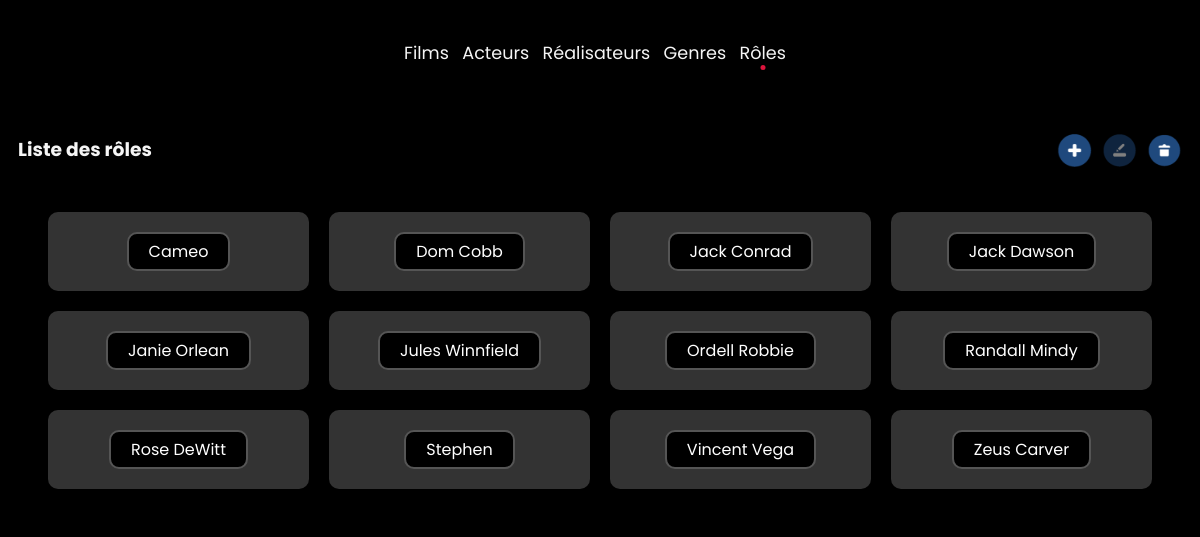
Page /index.php?action=listRoles on the earlier database version.
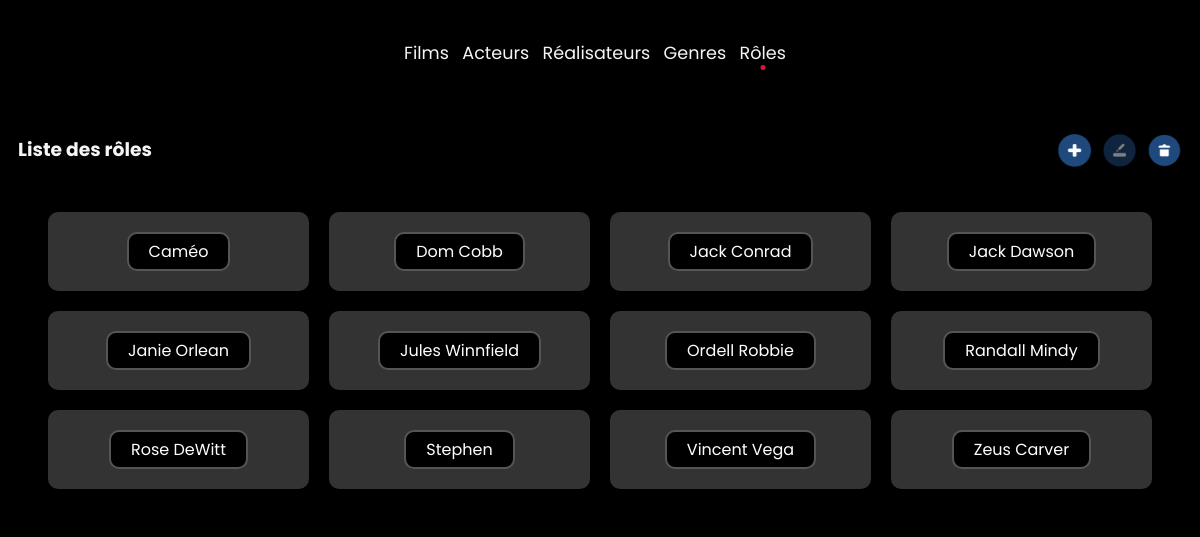
Same page on the later database version.
### tables this page shows
CREATE TABLE IF NOT EXISTS Role (
    id_role INT AUTO_INCREMENT PRIMARY KEY,
    personnage VARCHAR(30)
);

### controllers/RoleController.php (called while the page is built, shortened)
<?php
class RoleController
{
    function getlist(): \PDOStatement
    {
        $pdo = Connect::Connection();
        $roles = $pdo->query("
        SELECT id_role, personnage
        FROM role
        ORDER BY personnage ASC
        ");
        return $roles;
    }
    public function listRoles()
    {
        $this->toView($this->getlist());
    }
    function toView($roles, $modalType = null)
    {
        require "views/rolesView.php";
    }
}

### views/rolesView.php (the view, shortened to what this page needs)
<div class="genre-container">
    <?php foreach ($roles as $role) { ?>
        <div class="genre-tile">
            <a href="index.php?action=detailRole&id=<?= $role["id_role"] ?>"><?= $role["personnage"] ?></a>
        </div>
    <?php } ?>
</div>
<?php
require "views/template.php";
?>

Differences in the rows shown:
changed role: personnage "Cameo" → "Caméo"
